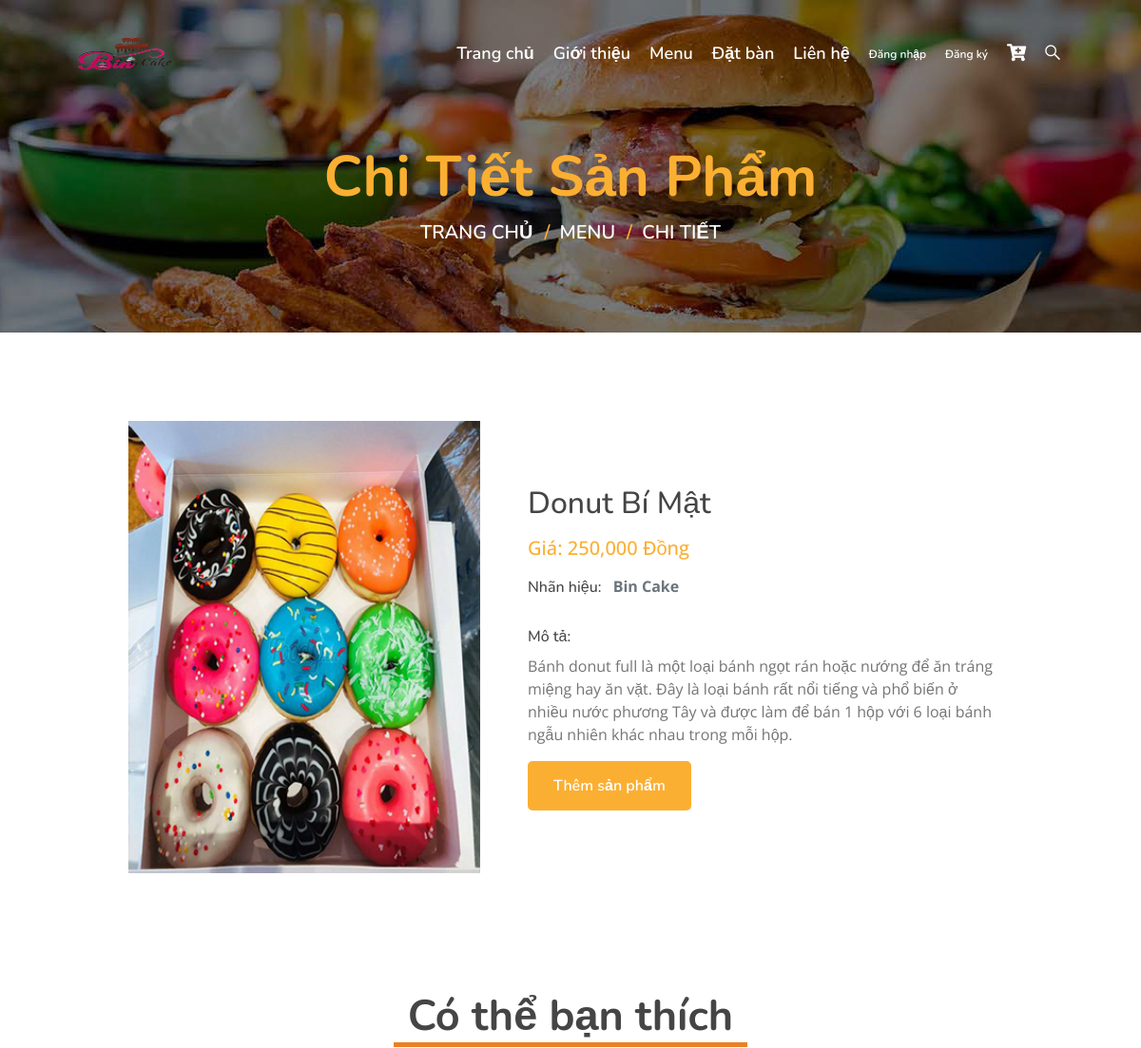
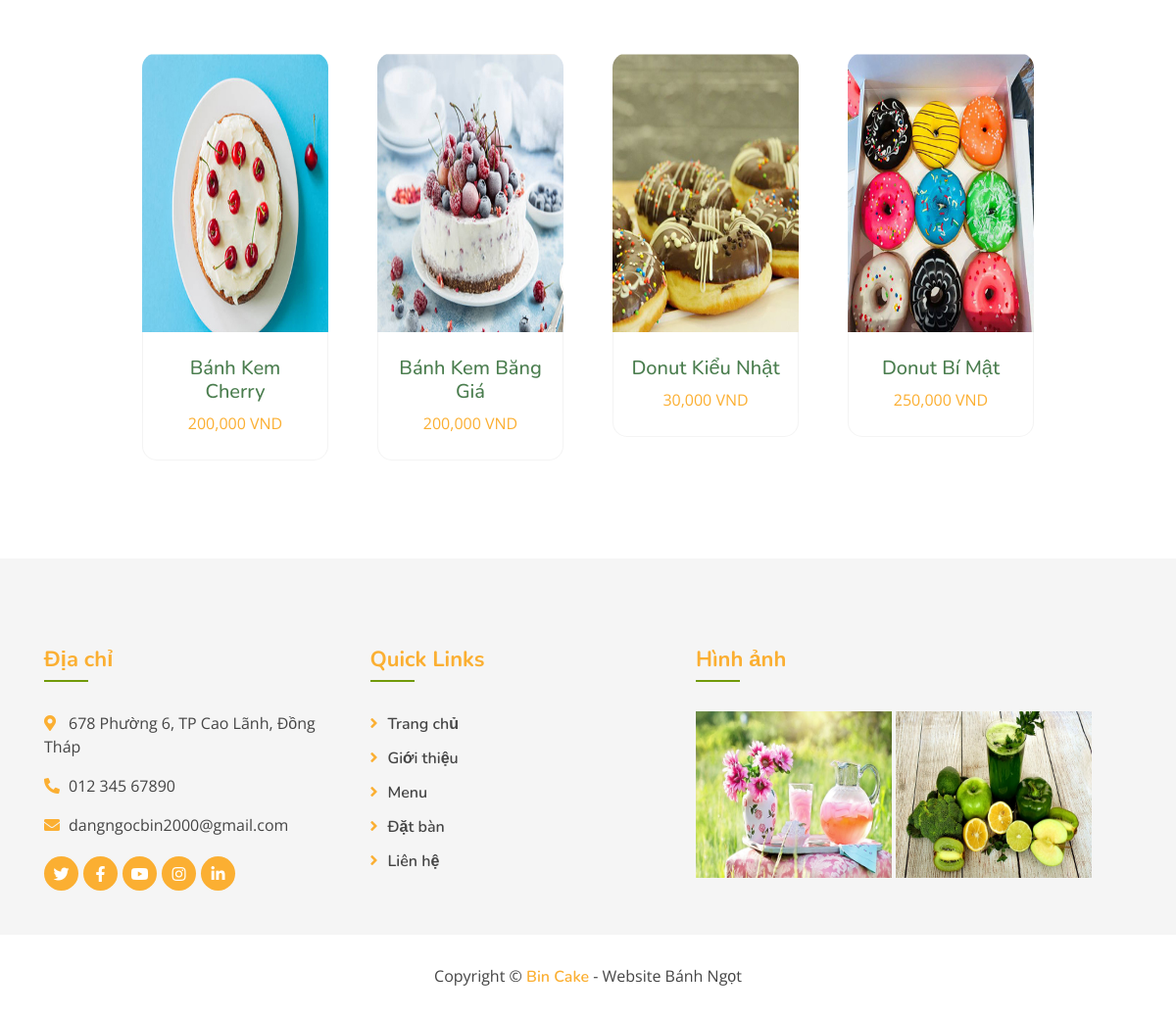
/clients/index.php?quanly=product&id=18, run on the app's committed database (2 pictures, top to bottom).
### tables this page shows
CREATE TABLE `tbl_sanpham` (
  `id_sanpham` int(11) NOT NULL,
  `ten_sanpham` varchar(100) NOT NULL,
  `soluong` int(11) NOT NULL,
  `chitiet_sanpham` varchar(10000) NOT NULL,
  `gia_sanpham` int(11) NOT NULL,
  `hinhanh` varchar(100) NOT NULL,
  `hienthi` int(11) NOT NULL DEFAULT 0,
  `id_danhmuc` int(11) NOT NULL,
  `hot` int(11) NOT NULL DEFAULT 2,
  `nhanhieu` varchar(100) NOT NULL DEFAULT 'Bin Cake',
  `soluongban` int(11) NOT NULL
);

### clients/include/product.php (the view, shortened to what this page needs)
<?php
    if(isset($_GET['id'])){
        $id=$_GET['id'];
    }else{
        $id='';
    }
    $sql_chitiet=mysqli_query($con,"SELECT * FROM tbl_sanpham WHERE id_sanpham=$id");
?>
<div class="page-header mb-0">
            <div class="container">
                <div class="row">
                    <div class="col-12">
                        <h2>Chi Tiết Sản Phẩm</h2>
                    </div>
                    <div class="col-12">
                        <a href="">Trang chủ</a>
                        <a href="">Menu</a>
                        <a href="">Chi tiết</a>
                    </div>
                </div>
            </div>
        </div>
        <?php
            while($row_chitiet=mysqli_fetch_array($sql_chitiet)){
        ?>
        <section class="team " >
            <div class="container pb-5" >
                <div class="row">
                    <div class="col-lg-5 mt-5">
                        <div class=" mb-3">
                            <img src="./public/images/anh/<?php echo $row_chitiet['hinhanh']?>" alt="Card image cap" id="product-detail" height="100%" width="100%">
                        </div>
                    </div>
                    <div class="col-lg-7 mt-5">
                            <div class="card-body">
                                <br>
                                <br>
                                <h1 class="h2"><?php echo $row_chitiet['ten_sanpham']?></h1>
                                <p class="h5 py-2" style="color: #fbaf32;">Giá: <?php echo number_format($row_chitiet['gia_sanpham'])?> Đồng</p>
                                <ul class="list-inline">
                                    <li class="list-inline-item">
                                        <h6>Nhãn hiệu:</h6>
                                    </li>
                                    <li class="list-inline-item">
                                        <p class="text-muted"><strong><?php echo $row_chitiet['nhanhieu']?></strong></p>
                                    </li>
                                </ul>
                                <h6>Mô tả:</h6>
                                <p><?php echo $row_chitiet['chitiet_sanpham']?> </p>
                                <form action="?quanly=cart" method="POST">
                                    <div class="row pb-3">
                                        <div class="col d-grid">
                                            <button type="submit" class="btn custom-btn" name="themgiohang">Thêm sản phẩm</button>
                                        </div>
                                    </div>
                                </form>
                            </div>
                    </div>
                </div>
            </div>
        </section>
        <div class="team">
            <div class="container">
                <div class="section-header text-center">
                    <h2 style="border-bottom: 5px solid #ea8025; width: 40%; margin-left: 30%;">Có thể bạn thích</h2>
                </div>
                <div class="row">
                <?php
                    $sql_sphot = mysqli_query($con,"SELECT * FROM tbl_sanpham WHERE hot='1' ORDER BY id_sanpham ASC LIMIT 4");
                    while($row_sphot=mysqli_fetch_array($sql_sphot)){
                ?>
                    <div class="col-lg-3 col-md-6">
                        <div class="team-item">
                            <div class="team-img">
                                <img src="./public/images/anh/<?php echo $row_sphot['hinhanh']?>" alt="Image" width="120px" height="270px">
                                <form action="?quanly=cart" method="POST">
                                <div class="team-social">
                                        <button type="submit" name="themgiohang" style="border:none;background:none;outline:none;"><a class="btn custom-btn"  ><i class="fas fa-cart-plus"></i></a>  </button>
                                </div>
                                </form>
                            </div>
                            <div class="team-text">
                                <h5 style="color: #4a7d4e;"><?php echo $row_sphot['ten_sanpham']?></h5>
                                <p style="color: #634202;"><span style="color:#fbaf32;"><?php echo number_format($row_sphot['gia_sanpham'])?> VND</span></p>
                            </div>
                        </div>
                    </div>
                <?php
                    }
                ?>
                </div>
            </div>
        </div>
        <?php
            }
        ?>

### clients/public/css/style.css (style rules this page uses)
body { color: #757575; background: #ffffff; font-family: 'open sans', sans-serif; }
h1, h2, h3, h4, h5, h6 { color: #454545; font-family: 'Nunito', sans-serif; }
a { font-family: 'Nunito', sans-serif; font-weight: 600; color: #fbaf32; transition: .3s; }
.btn.custom-btn { padding: 12px 25px; font-family: 'Nunito', sans-serif; font-size: 16px; font-weight: 600; color: #ffffff; background: #fbaf32; border: 2px solid #fbaf32; border-radius: 5px; transition: .5s; }
.page-header { position: relative; margin-bottom: 45px; padding: 150px 0 90px 0; text-align: center; background: linear-gradient(rgba(0, 0, 0, .5), rgba(0, 0, 0, .5)), url(../images/homepage/header.jpg); background-position: center; background-repeat: no-repeat; background-size: cover; }
.page-header h2 { position: relative; color: #fbaf32; font-size: 60px; font-weight: 700; }
.page-header a { position: relative; padding: 0 12px; font-size: 20px; text-transform: uppercase; color: #ffffff; }
.page-header a::after { position: absolute; content: "/"; width: 8px; height: 8px; top: -1px; right: -7px; text-align: center; color: #fbaf32; }
.page-header a:last-child::after { display: none; }
.section-header { position: relative; margin-bottom: 45px; }
.section-header h2 { margin: 0; position: relative; font-size: 45px; font-weight: 700; }
.team { position: relative; width: 80%; padding: 45px 0 15px 0; margin: 0 auto; }
.team .team-item { position: relative; margin-bottom: 30px; background: #ffffff; padding: 10px; }
.team .team-img { position: relative; border-radius: 15px 15px 0 0; overflow: hidden; }
.team .team-img img { position: relative; width: 100%; margin-top: 15px; transform: scale(1.1); transition: .3s; }
.team .team-social { position: absolute; width: 100%; height: 100%; top: 0; left: 0; display: flex; align-items: center; justify-content: center; transition: .5s; }
.team .team-text { position: relative; padding: 25px 15px; text-align: center; background: #ffffff; border: 1px solid rgba(105, 105, 105, 0.07); border-top: none; border-radius: 0 0 15px 15px; }
.team .team-text p { margin: 0; font-size: 16px; }

### data on the page
tbl_sanpham: hinhanh (picture), ten_sanpham "Donut Bí Mật", gia_sanpham "250,000", nhanhieu "Bin Cake", chitiet_sanpham "Bánh donut full là một loại bánh ngọt rán hoặc nướng để ăn tráng miệng hay ăn vặt. Đây là loại bánh rất nổi tiếng và phổ biến ở nhiều nước phương Tây và được làm để bán 1 hộp với 6 loại bánh ngẫu nhiên khác nhau trong mỗi hộp."
tbl_sanpham: hinhanh (picture), ten_sanpham "Bánh Kem Cherry", gia_sanpham "200,000"
tbl_sanpham: hinhanh (picture), ten_sanpham "Bánh Kem Băng Giá", gia_sanpham "200,000"
tbl_sanpham: hinhanh (picture), ten_sanpham "Donut Kiểu Nhật", gia_sanpham "30,000"
